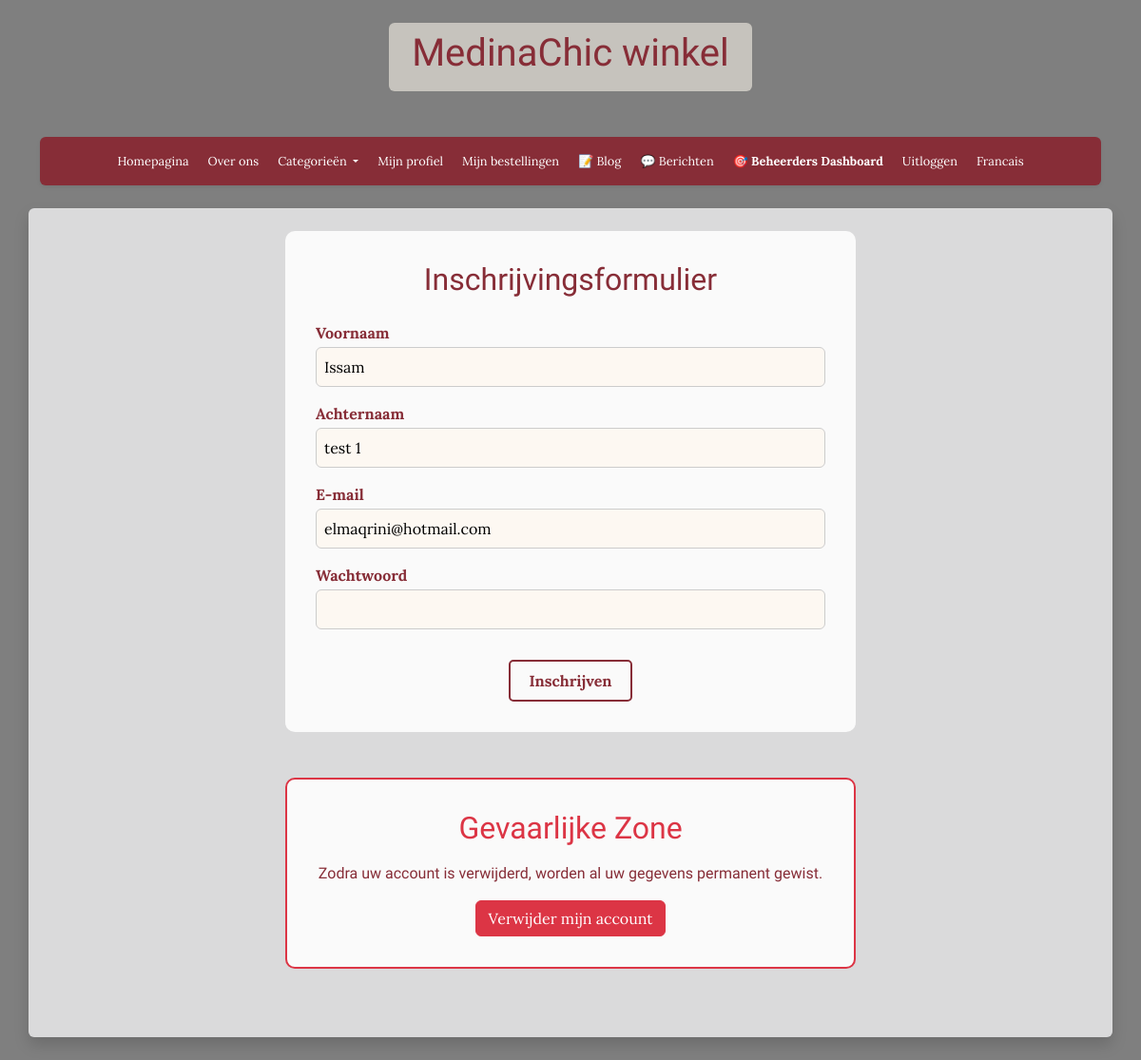
Before: /accounts/nl/account/profile/ (signed in) with the older database file.
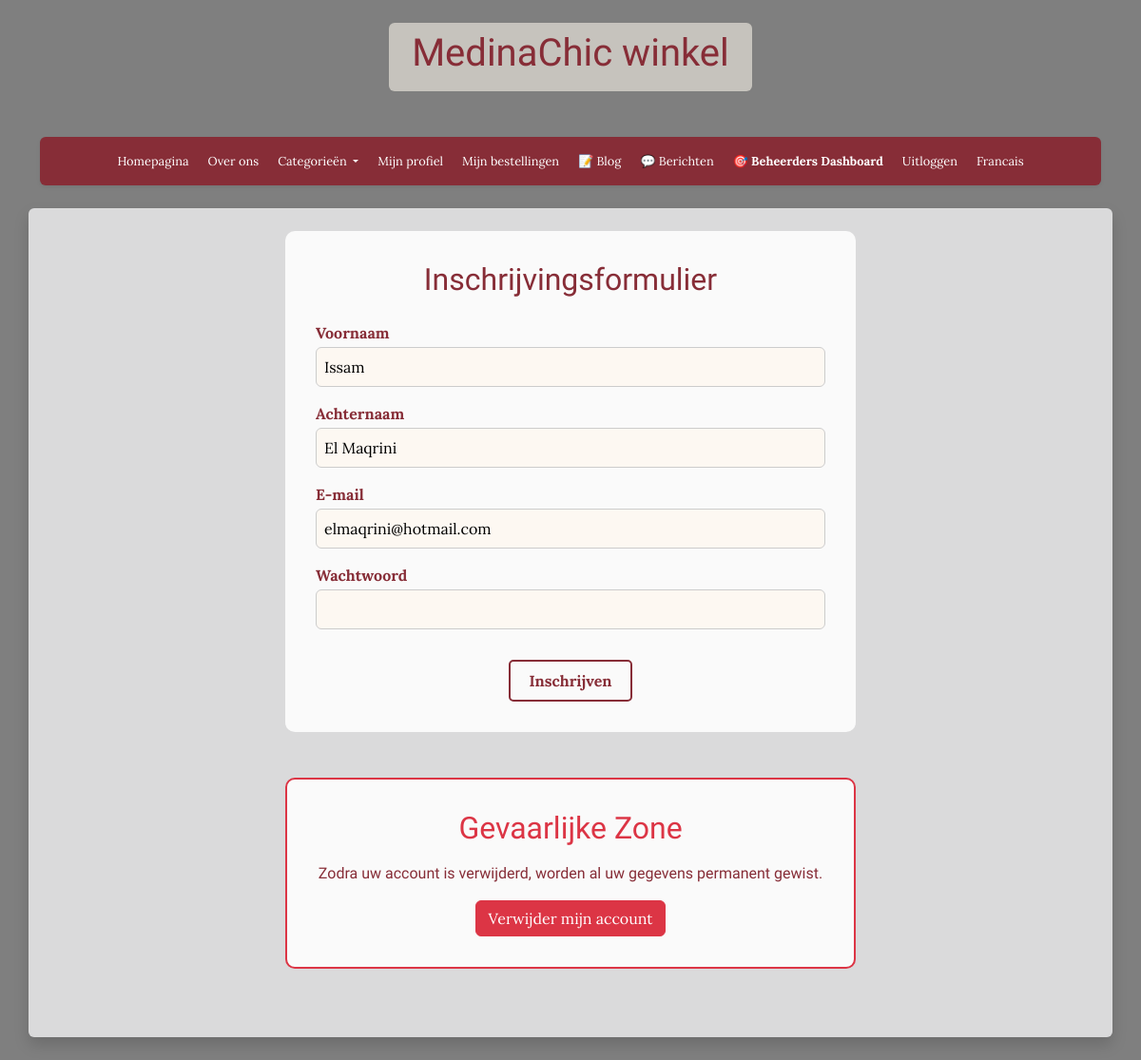
After: the same page with the newer database file.
### accounts/models.py (models this page shows, shortened)
class Shopper(AbstractUser):
    username = None
    email = models.EmailField(max_length=254, unique=True)
    stripe_id = models.CharField(max_length=90, blank=True)
    USERNAME_FIELD = 'email'
    REQUIRED_FIELDS = []
    objects = CustomUserManager()

### accounts/views.py (the view, shortened to what this page needs)
# urls.py: path('nl/account/profile/', profile_nl, name='profile-nl'),
@login_required
def profile_nl(request):
    form = UserForm(initial=model_to_dict(request.user, exclude="password"))
    addresses = request.user.addresses.all()
    return render(request, 'accounts/profile_nl.html', context={'form': form,
                                                                "addresses": addresses})

### accounts/forms.py
class UserForm(forms.ModelForm):
    password = forms.CharField(widget=forms.PasswordInput())
    class Meta:
        model = Shopper
        fields = ['first_name', 'last_name', 'email', 'password']

### store/context_processors.py (called while the page is built)
def cart_processor(request):
    cart_data = {
        'has_cart': False,
        'cart_count': 0
    }
    if request.user.is_authenticated:
        try:
            cart = Cart.objects.filter(user=request.user, ordered=False).first()
            if cart:
                cart_data['has_cart'] = True
                cart_data['cart_count'] = cart.orders.count()
        except:
            pass
    return cart_data

### accounts/templates/accounts/profile_nl.html (shortened to what this page needs)
{% extends 'base_nl.html' %}
{% block content %}
    <div class="form-section text-center">
        <h2 class="mb-4">Inschrijvingsformulier</h2>
        <form method="POST">
            <label for="id_first_name">Voornaam</label>
            {{ form.first_name }}
            <label for="id_last_name">Achternaam</label>
            {{ form.last_name }}
            <label for="id_email">E-mail</label>
            {{ form.email }}
            <label for="id_password">Wachtwoord</label>
            {{ form.password }}
            <button type="submit" class="styled-btn mt-3">Inschrijven</button>
        </form>
    </div>
    <div class="form-section text-center mt-5" style="border: 2px solid #dc3545;">
        <h2 class="text-danger mb-3">Gevaarlijke Zone</h2>
        <p style="color: #872D37;">Zodra uw account is verwijderd, worden al uw gegevens permanent gewist.</p>
        <button type="button" class="btn btn-danger" data-bs-toggle="modal" data-bs-target="#deleteAccountModal">
            Verwijder mijn account
        </button>
    </div>
{% endblock %}

Changed rows visible on the page:
changed Shopper "Issam": last_name "test 1" → "El Maqrini"
